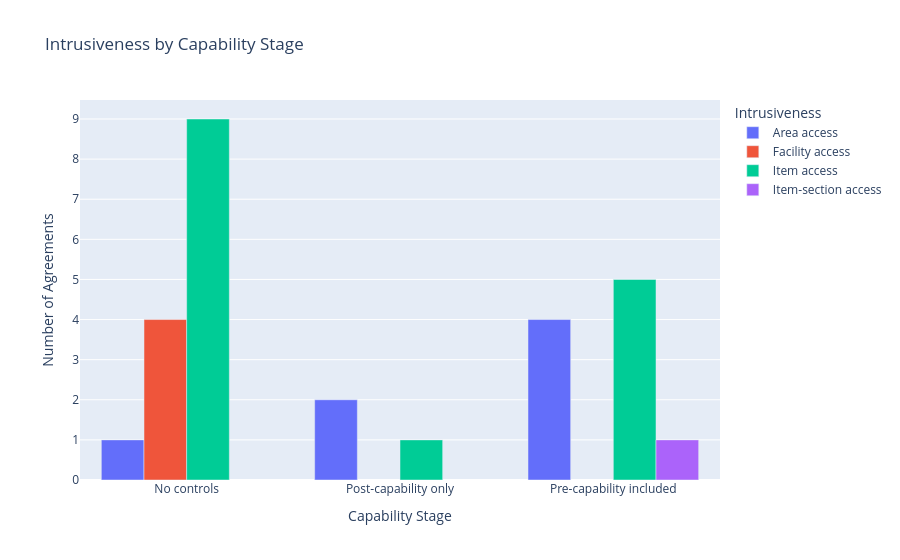

The notebook cell this image was saved under:
### Code cell
t = 'Intrusiveness by Capability Stage'
counts_stage = (
    idx.groupby(['stage', 'intrusiveness_label'])
    .size()
    .reset_index(name='count')
)

fig3 = px.bar(
    counts_stage,
    x='stage',
    y='count',
    color='intrusiveness_label',
    barmode='group',
    title=t,
    labels = {"count": 'Number of Agreements', 'stage': 'Capability Stage', 'intrusiveness_label': 'Intrusiveness'}
)
fig1.write_html(f"res/{t.replace(' ', '_')}.html", full_html=True, include_plotlyjs="inline")
fig1.write_image(f"res/{t.replace(' ', '_')}.png")

fig3.show()

### Figure 1 — Plotly figure (JSON) as saved in the notebook; plotly's stock layout.template omitted (floating-point values rounded to 4 significant figures)
{"data": [{"alignmentgroup": "True", "hovertemplate": "Intrusiveness=Area access<br>Capability Stage=%{x}<br>Number of Agreements=%{y}<extra></extra>", "legendgroup": "Area access", "marker": {"color": "#636efa", "pattern": {"shape": ""}}, "name": "Area access", "offsetgroup": "Area access", "orientation": "v", "showlegend": true, "textposition": "auto", "type": "bar", "x": ["No controls", "Post-capability only", "Pre-capability included"], "xaxis": "x", "y": [1, 2, 4], "yaxis": "y"}, {"alignmentgroup": "True", "hovertemplate": "Intrusiveness=Facility access<br>Capability Stage=%{x}<br>Number of Agreements=%{y}<extra></extra>", "legendgroup": "Facility access", "marker": {"color": "#EF553B", "pattern": {"shape": ""}}, "name": "Facility access", "offsetgroup": "Facility access", "orientation": "v", "showlegend": true, "textposition": "auto", "type": "bar", "x": ["No controls"], "xaxis": "x", "y": [4], "yaxis": "y"}, {"alignmentgroup": "True", "hovertemplate": "Intrusiveness=Item access<br>Capability Stage=%{x}<br>Number of Agreements=%{y}<extra></extra>", "legendgroup": "Item access", "marker": {"color": "#00cc96", "pattern": {"shape": ""}}, "name": "Item access", "offsetgroup": "Item access", "orientation": "v", "showlegend": true, "textposition": "auto", "type": "bar", "x": ["No controls", "Post-capability only", "Pre-capability included"], "xaxis": "x", "y": [9, 1, 5], "yaxis": "y"}, {"alignmentgroup": "True", "hovertemplate": "Intrusiveness=Item-section access<br>Capability Stage=%{x}<br>Number of Agreements=%{y}<extra></extra>", "legendgroup": "Item-section access", "marker": {"color": "#ab63fa", "pattern": {"shape": ""}}, "name": "Item-section access", "offsetgroup": "Item-section access", "orientation": "v", "showlegend": true, "textposition": "auto", "type": "bar", "x": ["Pre-capability included"], "xaxis": "x", "y": [1], "yaxis": "y"}], "layout": {"barmode": "group", "legend": {"title": {"text": "Intrusiveness"}, "tracegroupgap": 0}, "title": {"text": "Intrusiveness by Capability Stage"}, "xaxis": {"anchor": "y", "domain": [0, 1], "title": {"text": "Capability Stage"}}, "yaxis": {"anchor": "x", "domain": [0, 1], "title": {"text": "Number of Agreements"}}}}
